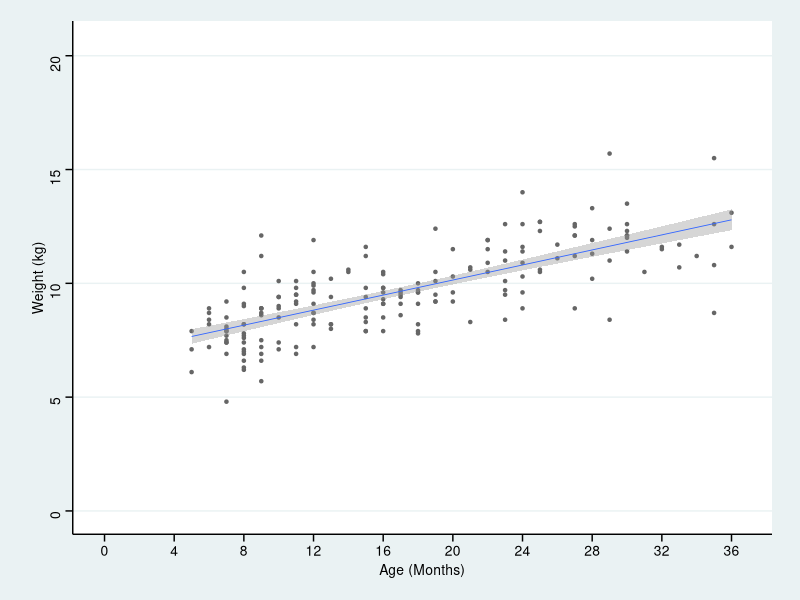
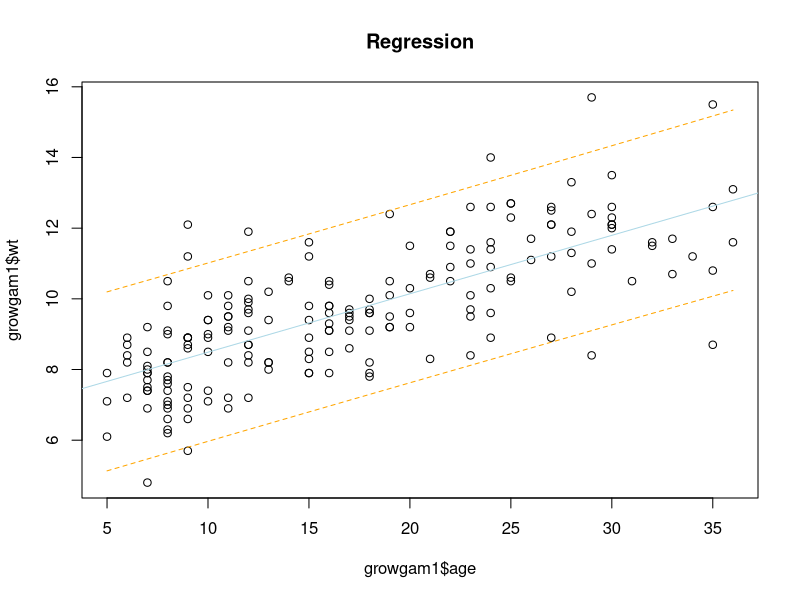
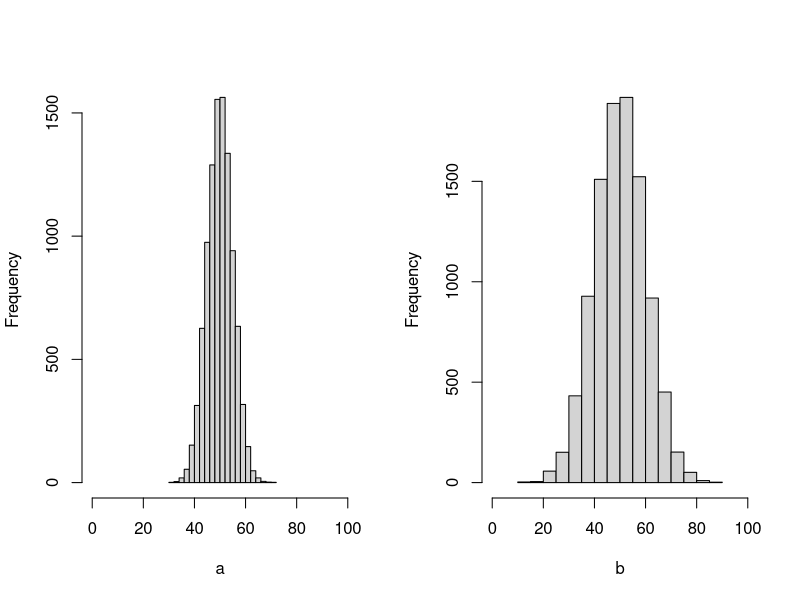
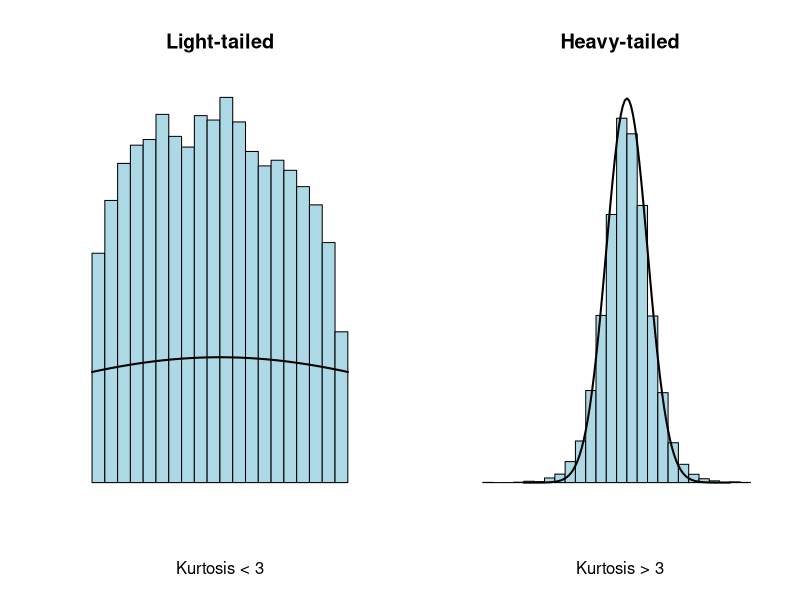

Recreate these plots in R, in order. (Note: this script raises an error after producing the figures.)




library(haven)
library(ggplot2)
library(ggthemes)
growgam1 <- read_dta("backupfiles/growgam1.dta")

ggplot(growgam1, aes(x=age, y=wt)) + geom_point(shape=20, colour="grey40") +
  stat_smooth(method = lm, size = 0.3) +
  scale_x_continuous(breaks=seq(0, 38, 4),limits = c(0,36.5))+
  scale_y_continuous(breaks = seq(0, 20, 5),limits = c(0,20.5)) +
  theme_stata() +labs(x = "Age (Months)", y = "Weight (kg)") 


Model <- lm(wt~age, data=growgam1)

plot(growgam1$age, growgam1$wt, main="Regression")
abline(Model, col="lightblue")

range(growgam1$age)
newage <- seq(5,36, by=0.05)
  

pred_interval <- predict(Model, newdata=data.frame(age=newage), interval="prediction",
                         level = 0.95)
lines(newage, pred_interval[,2], col="orange", lty=2)
lines(newage, pred_interval[,3], col="orange", lty=2)


library(knitr)
library(kableExtra)
dt <- read.csv("backupfiles/anova2.csv", header = T)
kable(dt, "html", align = "c",caption = "One-way ANOVA table") %>%
  kable_styling(bootstrap_options = c("striped", "bordered"))




par(mfrow=c(1,2))
a <- rnorm(10000,50, 5)
b <- rnorm(10000, 50, 10)
hist(a, xlim=c(0,100), main = "")

hist(b, xlim=c(0,100), main = "")




x <- rbeta(10000,1.2,1.3)
hist(x, breaks = 30,
     xlim=c(min(x),max(x)), probability=T, 
     col='lightblue', xlab='Kurtosis < 3', ylab=' ', axes=F,
     main='Light-tailed')
curve(dnorm(x, mean = 0.5), xlim = c(0,1), add = T, lwd=2)
y <- rt(10000, 8)
hist(y, breaks = 30,
     xlim=c(min(y),max(y)), probability=T, ylim = c(0,0.4),
     col='lightblue', xlab='Kurtosis > 3', ylab=' ', axes=F,
     main='Heavy-tailed')
curve(dnorm(x), xlim = c(-5,5), add = T, lwd=2)

lines(dn, col='red', lwd=2)

set.seed(1234)
#hist(x, breaks = 30, probability = T)
curve(dt(x, 10), xlim = c(-5,5), frame=F, type = "l", lty=2)
curve(dt(x, 5), xlim = c(-5,5), add = T, col="red", type = "l", lty=3)
curve(dnorm(x), xlim = c(-5,5), add = T, col="blue")

# design a function that helps to calculate the binomial distribution
# and draw the discrete graph
graph.binom <- function(n, p) {
  x <- (dbinom(0:n, size = n, prob = p))
  barplot(x, yaxt="n",
          col = "lightblue",
          ylim = c(0, 0.4),
          names.arg = 0:n, ylab = "Probability",
          main = sprintf(paste('Binomial Distribution (n,p)' , n, p, sep = ', ')))
  axis(2, at=c(seq(0, 0.4, 0.1), 0.025), las=2)
  abline(h=0.025, col = "Red", lty=2, lwd = 2)
}

graph.binom(20, 0.0866)
graph.binom(20, 0.4910)
